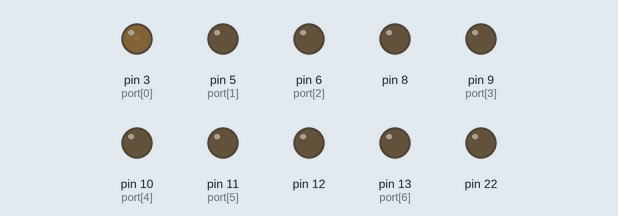
Bench run of a sketch on a simulated Arduino Uno, built with avr-gcc and run on an emulated ATmega328P. Parts: output pins drawn as LEDs (lit = HIGH).

Above: at 0.05 s.
At 2.25 s:
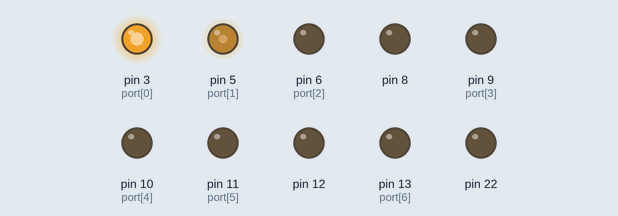
At 4.45 s:
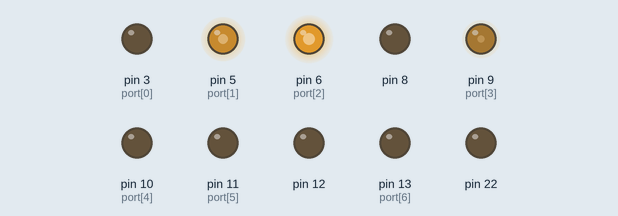
At 8.95 s:
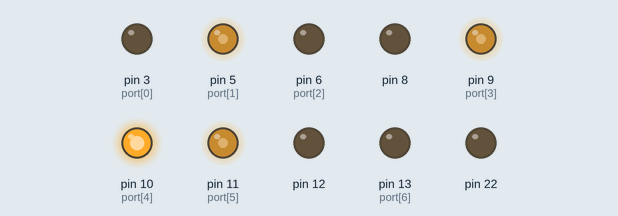
At 13.45 s:
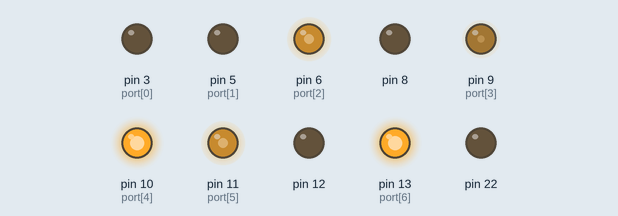
At 17.95 s:
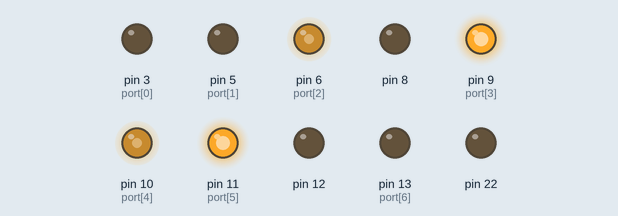
Timing chart, 0 to 23.4 s (numbered marks = the images above):
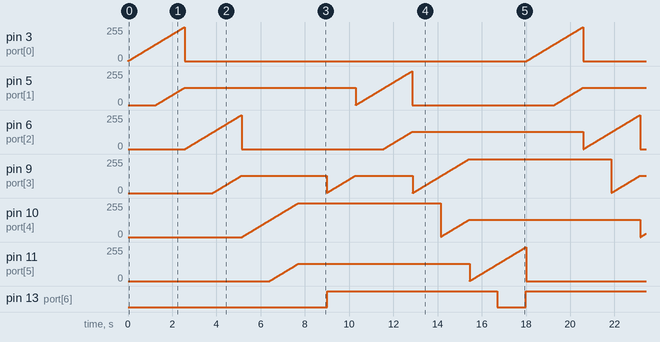

Measured:
- by itself, pin 3 (port[0]): ramps from 0/255 to 255/255 and jumps back, once every 18.0 s
- by itself, pin 13 (port[6]): alternates HIGH for 7.7 s and LOW for 1.3 s

The sketch:

Indicator10x.ino
```cpp
void setup(){
  pinMode(3, OUTPUT);
  pinMode(5, OUTPUT);
  pinMode(6, OUTPUT);
  pinMode(9, OUTPUT);
  pinMode(10, OUTPUT);
  pinMode(11, OUTPUT);
  Serial.begin(9600);
  pinMode(13, OUTPUT);
}
short int port[]={3,5,6,9,10,11,13};
void loop(){
  for(int i=0;i<7;i++)
  {
    for(int j=0;j<=256;j++)
    {
      analogWrite(port[i], j);
      if(j>125){
       analogWrite(port[i+1], j-125);
        }
      if(j==256){
        i=(i+1)%7;
      }
      delay(10);
     }
  }
}
```
